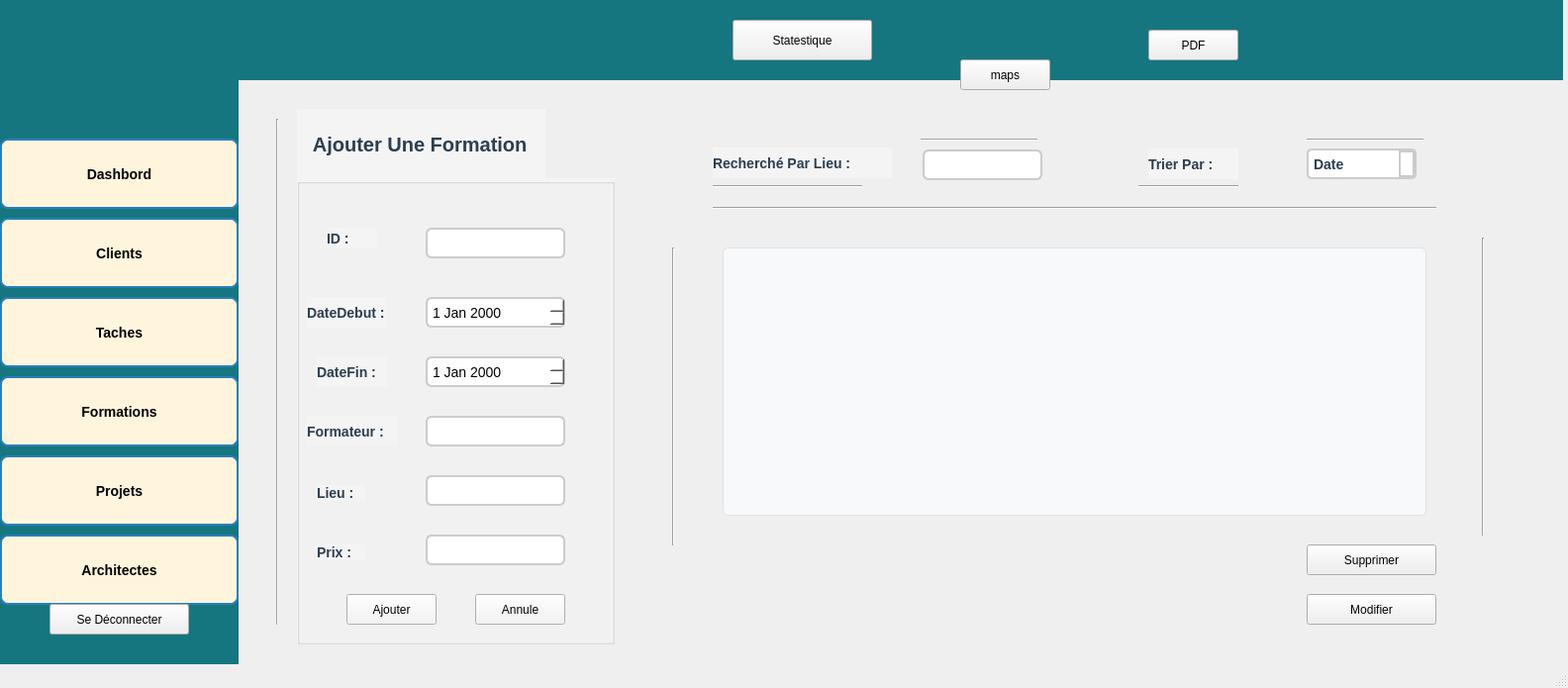
<?xml version="1.0" encoding="UTF-8"?>
<ui version="4.0">
 <class>MainWindow</class>
 <widget class="QMainWindow" name="MainWindow">
  <property name="geometry">
   <rect>
    <x>0</x>
    <y>0</y>
    <width>1584</width>
    <height>695</height>
   </rect>
  </property>
  <property name="windowTitle">
   <string>MainWindow</string>
  </property>
  <property name="styleSheet">
   <string notr="true"/>
  </property>
  <widget class="QWidget" name="centralwidget">
   <widget class="QLabel" name="label">
    <property name="geometry">
     <rect>
      <x>-2</x>
      <y>0</y>
      <width>1581</width>
      <height>81</height>
     </rect>
    </property>
    <property name="styleSheet">
     <string notr="true">background-color: rgb(21, 118, 127);</string>
    </property>
    <property name="text">
     <string/>
    </property>
   </widget>
   <widget class="QLabel" name="label_2">
    <property name="geometry">
     <rect>
      <x>0</x>
      <y>80</y>
      <width>241</width>
      <height>591</height>
     </rect>
    </property>
    <property name="styleSheet">
     <string notr="true">background-color: rgb(21, 118, 127);</string>
    </property>
    <property name="text">
     <string/>
    </property>
   </widget>
   <widget class="QLabel" name="label_3">
    <property name="geometry">
     <rect>
      <x>-170</x>
      <y>-110</y>
      <width>581</width>
      <height>341</height>
     </rect>
    </property>
    <property name="styleSheet">
     <string notr="true">image: url(:/res/10.jpeg);
image: url(:/res/989.png);</string>
    </property>
    <property name="text">
     <string/>
    </property>
   </widget>
   <widget class="QPushButton" name="pushButton_2">
    <property name="geometry">
     <rect>
      <x>0</x>
      <y>220</y>
      <width>241</width>
      <height>71</height>
     </rect>
    </property>
    <property name="styleSheet">
     <string notr="true">QPushButton {
   background-color: rgb(255, 245, 221);
    color: Black;
    font-size: 14px;
    font-weight: bold;
    border: 2px solid #2980b9;
    border-radius: 8px;
    padding: 8px 15px;
    transition: all 0.3s ease-in-out;
}

QPushButton:hover {
    background-color: #2980b9; /* Bleu plus foncé au survol */
    border: 2px solid #1f618d;
}

QPushButton:pressed {
    background-color: #1f618d; /* Bleu encore plus foncé au clic */
    border: 2px solid #154360;
}


</string>
    </property>
    <property name="text">
     <string>Clients</string>
    </property>
   </widget>
   <widget class="QPushButton" name="pushButton_3">
    <property name="geometry">
     <rect>
      <x>0</x>
      <y>300</y>
      <width>241</width>
      <height>71</height>
     </rect>
    </property>
    <property name="styleSheet">
     <string notr="true">QPushButton {
   background-color: rgb(255, 245, 221);
    color: Black;
    font-size: 14px;
    font-weight: bold;
    border: 2px solid #2980b9;
    border-radius: 8px;
    padding: 8px 15px;
    transition: all 0.3s ease-in-out;
}

QPushButton:hover {
    background-color: #2980b9; /* Bleu plus foncé au survol */
    border: 2px solid #1f618d;
}

QPushButton:pressed {
    background-color: #1f618d; /* Bleu encore plus foncé au clic */
    border: 2px solid #154360;
}


</string>
    </property>
    <property name="text">
     <string>Taches</string>
    </property>
   </widget>
   <widget class="QPushButton" name="pushButton_4">
    <property name="geometry">
     <rect>
      <x>0</x>
      <y>380</y>
      <width>241</width>
      <height>71</height>
     </rect>
    </property>
    <property name="styleSheet">
     <string notr="true">QPushButton {
   background-color: rgb(255, 245, 221);
    color: Black;
    font-size: 14px;
    font-weight: bold;
    border: 2px solid #2980b9;
    border-radius: 8px;
    padding: 8px 15px;
    transition: all 0.3s ease-in-out;
}

QPushButton:hover {
    background-color: #2980b9; /* Bleu plus foncé au survol */
    border: 2px solid #1f618d;
}

QPushButton:pressed {
    background-color: #1f618d; /* Bleu encore plus foncé au clic */
    border: 2px solid #154360;
}


</string>
    </property>
    <property name="text">
     <string>Formations</string>
    </property>
   </widget>
   <widget class="QPushButton" name="pushButton_5">
    <property name="geometry">
     <rect>
      <x>0</x>
      <y>460</y>
      <width>241</width>
      <height>71</height>
     </rect>
    </property>
    <property name="styleSheet">
     <string notr="true">QPushButton {
   background-color: rgb(255, 245, 221);
    color: Black;
    font-size: 14px;
    font-weight: bold;
    border: 2px solid #2980b9;
    border-radius: 8px;
    padding: 8px 15px;
    transition: all 0.3s ease-in-out;
}

QPushButton:hover {
    background-color: #2980b9; /* Bleu plus foncé au survol */
    border: 2px solid #1f618d;
}

QPushButton:pressed {
    background-color: #1f618d; /* Bleu encore plus foncé au clic */
    border: 2px solid #154360;
}


</string>
    </property>
    <property name="text">
     <string>Projets</string>
    </property>
   </widget>
   <widget class="QGroupBox" name="groupBox">
    <property name="geometry">
     <rect>
      <x>300</x>
      <y>180</y>
      <width>321</width>
      <height>471</height>
     </rect>
    </property>
    <property name="styleSheet">
     <string notr="true">/* Style du formulaire */
QWidget {
    background-color: #f4f4f4; /* Fond gris clair moderne */
}

/* Style des champs de saisie (ID, Formateur, Lieu, etc.) */
QLineEdit {
    background-color: white;
    border: 2px solid #cccccc;
    border-radius: 6px;
    padding: 5px;
    font-size: 14px;
}

QLineEdit:focus {
    border: 2px solid #3498db; /* Bleu moderne au focus */
}

/* Style des DateEdit */
QDateEdit {
    background-color: white;
    border: 2px solid #cccccc;
    border-radius: 6px;
    padding: 3px;
    font-size: 14px;
}

QDateEdit::drop-down {
    border: none;
}

/* Style du QSlider (Prix) */
QSlider::groove:horizontal {
    background: #ddd;
    height: 6px;
    border-radius: 3px;
}

QSlider::handle:horizontal {
    background: #3498db;
    width: 14px;
    height: 14px;
    border-radius: 7px;
    margin: -4px 0;
}

/* Style des labels */
QLabel {
    font-size: 14px;
    font-weight: bold;
    color: #2c3e50; /* Gris foncé pour un effet pro */
}
</string>
    </property>
    <property name="title">
     <string/>
    </property>
    <widget class="QLabel" name="label_4">
     <property name="geometry">
      <rect>
       <x>30</x>
       <y>50</y>
       <width>51</width>
       <height>21</height>
      </rect>
     </property>
     <property name="text">
      <string>ID :</string>
     </property>
    </widget>
    <widget class="QLabel" name="label_5">
     <property name="geometry">
      <rect>
       <x>10</x>
       <y>120</y>
       <width>81</width>
       <height>31</height>
      </rect>
     </property>
     <property name="text">
      <string>DateDebut :</string>
     </property>
    </widget>
    <widget class="QLabel" name="label_6">
     <property name="geometry">
      <rect>
       <x>20</x>
       <y>370</y>
       <width>49</width>
       <height>16</height>
      </rect>
     </property>
     <property name="text">
      <string>Prix :</string>
     </property>
    </widget>
    <widget class="QLabel" name="label_7">
     <property name="geometry">
      <rect>
       <x>20</x>
       <y>310</y>
       <width>49</width>
       <height>16</height>
      </rect>
     </property>
     <property name="text">
      <string>Lieu :</string>
     </property>
    </widget>
    <widget class="QLabel" name="label_8">
     <property name="geometry">
      <rect>
       <x>20</x>
       <y>180</y>
       <width>71</width>
       <height>31</height>
      </rect>
     </property>
     <property name="text">
      <string>DateFin :</string>
     </property>
    </widget>
    <widget class="QLabel" name="label_9">
     <property name="geometry">
      <rect>
       <x>10</x>
       <y>240</y>
       <width>91</width>
       <height>31</height>
      </rect>
     </property>
     <property name="text">
      <string>Formateur :</string>
     </property>
    </widget>
    <widget class="QLineEdit" name="lineEdit_id">
     <property name="geometry">
      <rect>
       <x>130</x>
       <y>50</y>
       <width>141</width>
       <height>31</height>
      </rect>
     </property>
    </widget>
    <widget class="QLineEdit" name="lineEdit_formateur">
     <property name="geometry">
      <rect>
       <x>130</x>
       <y>240</y>
       <width>141</width>
       <height>31</height>
      </rect>
     </property>
    </widget>
    <widget class="QLineEdit" name="lineEdit_lieu">
     <property name="geometry">
      <rect>
       <x>130</x>
       <y>300</y>
       <width>141</width>
       <height>31</height>
      </rect>
     </property>
    </widget>
    <widget class="QDateEdit" name="lineEdit_dateFin">
     <property name="geometry">
      <rect>
       <x>130</x>
       <y>180</y>
       <width>141</width>
       <height>31</height>
      </rect>
     </property>
    </widget>
    <widget class="QDateEdit" name="lineEdit_dateDebut">
     <property name="geometry">
      <rect>
       <x>130</x>
       <y>120</y>
       <width>141</width>
       <height>31</height>
      </rect>
     </property>
    </widget>
    <widget class="QPushButton" name="btnAjouter">
     <property name="geometry">
      <rect>
       <x>50</x>
       <y>420</y>
       <width>91</width>
       <height>31</height>
      </rect>
     </property>
     <property name="styleSheet">
      <string notr="true">#btnAjouter {
   background-color: rgb(21, 118, 127);
    color: white;
    font-size: 14px;
    font-weight: bold;
    border: 2px solid #219150;
    border-radius: 8px;
    padding: 8px 15px;
    transition: all 0.3s ease-in-out;QPushButton {
    background-color: #27ae60; /* Vert moderne */
    color: white;
    font-size: 14px;
    font-weight: bold;
    border: 2px solid #219150;
    border-radius: 8px;
    padding: 8px 15px;
    transition: all 0.3s ease-in-out;
}

/* Effet au survol */
QPushButton:hover {
    background-color: #219150;
    border: 2px solid #1e8449;
}

/* Effet au clic */
QPushButton:pressed {
    background-color: #1e8449;
    border: 2px solid #166735;
}

}

/* Effet au survol */
#btnAjouter:hover {
    background-color: #219150; /* Vert plus foncé */
    border: 2px solid #1e8449;
}

/* Effet au clic */
#btnAjouter:pressed {
    background-color: #1e8449; /* Vert encore plus foncé */
    border: 2px solid #166735;
}
</string>
     </property>
     <property name="text">
      <string>Ajouter</string>
     </property>
    </widget>
    <widget class="QPushButton" name="btnAj">
     <property name="geometry">
      <rect>
       <x>180</x>
       <y>420</y>
       <width>91</width>
       <height>31</height>
      </rect>
     </property>
     <property name="styleSheet">
      <string notr="true">#btnAj {
   background-color: rgb(21, 118, 127);
    color: white;
    font-size: 14px;
    font-weight: bold;
    border: 2px solid #219150;
    border-radius: 8px;
    padding: 8px 15px;
    transition: all 0.3s ease-in-out;QPushButton {
    background-color: #27ae60; /* Vert moderne */
    color: white;
    font-size: 14px;
    font-weight: bold;
    border: 2px solid #219150;
    border-radius: 8px;
    padding: 8px 15px;
    transition: all 0.3s ease-in-out;
}

/* Effet au survol */
QPushButton:hover {
    background-color: #ff0000;
    border: 2px solid #1e8449;
}

/* Effet au clic */
QPushButton:pressed {
    background-color: #1e8449;
    border: 2px solid #166735;
}

}

/* Effet au survol */
#btnAjr:hover {
    background-color: #219150; /* Vert plus foncé */
    border: 2px solid #1e8449;
}

/* Effet au clic */
#btnAj:pressed {
    background-color: #1e8449; /* Vert encore plus foncé */
    border: 2px solid #166735;
}
</string>
     </property>
     <property name="text">
      <string>Annule</string>
     </property>
    </widget>
    <widget class="QLineEdit" name="lineEdit_prix">
     <property name="geometry">
      <rect>
       <x>130</x>
       <y>360</y>
       <width>141</width>
       <height>31</height>
      </rect>
     </property>
    </widget>
   </widget>
   <widget class="QLabel" name="label_10">
    <property name="geometry">
     <rect>
      <x>1450</x>
      <y>10</y>
      <width>91</width>
      <height>51</height>
     </rect>
    </property>
    <property name="styleSheet">
     <string notr="true">image: url(:/res/98.png);</string>
    </property>
    <property name="text">
     <string/>
    </property>
   </widget>
   <widget class="QPushButton" name="pushButton_6">
    <property name="geometry">
     <rect>
      <x>0</x>
      <y>140</y>
      <width>241</width>
      <height>71</height>
     </rect>
    </property>
    <property name="styleSheet">
     <string notr="true">QPushButton {
   background-color: rgb(255, 245, 221);
    color: Black;
    font-size: 14px;
    font-weight: bold;
    border: 2px solid #2980b9;
    border-radius: 8px;
    padding: 8px 15px;
    transition: all 0.3s ease-in-out;
}

QPushButton:hover {
    background-color: #2980b9; /* Bleu plus foncé au survol */
    border: 2px solid #1f618d;
}

QPushButton:pressed {
    background-color: #1f618d; /* Bleu encore plus foncé au clic */
    border: 2px solid #154360;
}


</string>
    </property>
    <property name="text">
     <string>Dashbord</string>
    </property>
   </widget>
   <widget class="QLabel" name="label_12">
    <property name="geometry">
     <rect>
      <x>20</x>
      <y>400</y>
      <width>31</width>
      <height>31</height>
     </rect>
    </property>
    <property name="styleSheet">
     <string notr="true">
border-image: url(:/res/12214354.png);</string>
    </property>
    <property name="text">
     <string/>
    </property>
   </widget>
   <widget class="QLabel" name="label_11">
    <property name="geometry">
     <rect>
      <x>10</x>
      <y>240</y>
      <width>41</width>
      <height>31</height>
     </rect>
    </property>
    <property name="styleSheet">
     <string notr="true">image: url(:/res/7891470.png);</string>
    </property>
    <property name="text">
     <string/>
    </property>
   </widget>
   <widget class="QLabel" name="label_13">
    <property name="geometry">
     <rect>
      <x>10</x>
      <y>320</y>
      <width>41</width>
      <height>31</height>
     </rect>
    </property>
    <property name="styleSheet">
     <string notr="true">image: url(:/res/33.png);</string>
    </property>
    <property name="text">
     <string/>
    </property>
   </widget>
   <widget class="QLabel" name="label_14">
    <property name="geometry">
     <rect>
      <x>20</x>
      <y>480</y>
      <width>41</width>
      <height>31</height>
     </rect>
    </property>
    <property name="styleSheet">
     <string notr="true">image: url(:/res/2942499.png);</string>
    </property>
    <property name="text">
     <string/>
    </property>
   </widget>
   <widget class="QLabel" name="label_15">
    <property name="geometry">
     <rect>
      <x>10</x>
      <y>160</y>
      <width>41</width>
      <height>31</height>
     </rect>
    </property>
    <property name="styleSheet">
     <string notr="true">image: url(:/res/16854774.png);</string>
    </property>
    <property name="text">
     <string/>
    </property>
   </widget>
   <widget class="QLabel" name="label_16">
    <property name="geometry">
     <rect>
      <x>720</x>
      <y>149</y>
      <width>181</width>
      <height>31</height>
     </rect>
    </property>
    <property name="styleSheet">
     <string notr="true">/* Style du formulaire */
QWidget {
    background-color: #f4f4f4; /* Fond gris clair moderne */
}

/* Style des champs de saisie (ID, Formateur, Lieu, etc.) */
QLineEdit {
    background-color: white;
    border: 2px solid #cccccc;
    border-radius: 6px;
    padding: 5px;
    font-size: 14px;
}

QLineEdit:focus {
    border: 2px solid #3498db; /* Bleu moderne au focus */
}

/* Style des DateEdit */
QDateEdit {
    background-color: white;
    border: 2px solid #cccccc;
    border-radius: 6px;
    padding: 3px;
    font-size: 14px;
}

QDateEdit::drop-down {
    border: none;
}

/* Style du QSlider (Prix) */
QSlider::groove:horizontal {
    background: #ddd;
    height: 6px;
    border-radius: 3px;
}

QSlider::handle:horizontal {
    background: #3498db;
    width: 14px;
    height: 14px;
    border-radius: 7px;
    margin: -4px 0;
}

/* Style des labels */
QLabel {
    font-size: 14px;
    font-weight: bold;
    color: #2c3e50; /* Gris foncé pour un effet pro */
}
</string>
    </property>
    <property name="text">
     <string>Recherché Par Lieu :</string>
    </property>
   </widget>
   <widget class="QLineEdit" name="lineEdit_4">
    <property name="geometry">
     <rect>
      <x>932</x>
      <y>151</y>
      <width>121</width>
      <height>31</height>
     </rect>
    </property>
    <property name="styleSheet">
     <string notr="true">QLineEdit {
    background-color: white;
    border: 2px solid #cccccc;
    border-radius: 6px;
    padding: 5px;
    font-size: 14px;
}

QLineEdit:focus {
    border: 2px solid #3498db; /* Bleu moderne au focus */
}

/* Style des DateEdit */
QDateEdit {
    background-color: white;
    border: 2px solid #cccccc;
    border-radius: 6px;
    padding: 3px;
    font-size: 14px;
}

QDateEdit::drop-down {
    border: none;
}
</string>
    </property>
   </widget>
   <widget class="QLabel" name="label_17">
    <property name="geometry">
     <rect>
      <x>1160</x>
      <y>150</y>
      <width>91</width>
      <height>31</height>
     </rect>
    </property>
    <property name="styleSheet">
     <string notr="true">/* Style du formulaire */
QWidget {
    background-color: #f4f4f4; /* Fond gris clair moderne */
}

/* Style des champs de saisie (ID, Formateur, Lieu, etc.) */
QLineEdit {
    background-color: white;
    border: 2px solid #cccccc;
    border-radius: 6px;
    padding: 5px;
    font-size: 14px;
}

QLineEdit:focus {
    border: 2px solid #3498db; /* Bleu moderne au focus */
}

/* Style des DateEdit */
QDateEdit {
    background-color: white;
    border: 2px solid #cccccc;
    border-radius: 6px;
    padding: 3px;
    font-size: 14px;
}

QDateEdit::drop-down {
    border: none;
}

/* Style du QSlider (Prix) */
QSlider::groove:horizontal {
    background: #ddd;
    height: 6px;
    border-radius: 3px;
}

QSlider::handle:horizontal {
    background: #3498db;
    width: 14px;
    height: 14px;
    border-radius: 7px;
    margin: -4px 0;
}

/* Style des labels */
QLabel {
    font-size: 14px;
    font-weight: bold;
    color: #2c3e50; /* Gris foncé pour un effet pro */
}
</string>
    </property>
    <property name="text">
     <string>Trier Par :</string>
    </property>
   </widget>
   <widget class="QComboBox" name="select">
    <property name="geometry">
     <rect>
      <x>1320</x>
      <y>150</y>
      <width>111</width>
      <height>31</height>
     </rect>
    </property>
    <property name="styleSheet">
     <string notr="true">QComboBox {
      border: 2px solid #3498db; /* Bleu moderne au focus */

        border: 2px solid #cccccc;

    border-radius: 5px; /* Coins arrondis */
    padding: 5px;
font-size: 14px;
    font-weight: bold;
    color: #2c3e50; /* Gris foncé pour un effet pro */
}

QComboBox:hover {
        border: 2px solid #cccccc;

}

QComboBox::drop-down {
    border: none;
     border: 2px solid #cccccc;

}
</string>
    </property>
    <item>
     <property name="text">
      <string>Date</string>
     </property>
    </item>
    <item>
     <property name="text">
      <string>Prix</string>
     </property>
    </item>
   </widget>
   <widget class="QLabel" name="label_18">
    <property name="geometry">
     <rect>
      <x>1100</x>
      <y>30</y>
      <width>31</width>
      <height>31</height>
     </rect>
    </property>
    <property name="styleSheet">
     <string notr="true">image: url(:/res/66.png);
image: url(:/res/55.png);</string>
    </property>
    <property name="text">
     <string/>
    </property>
   </widget>
   <widget class="QLabel" name="label_19">
    <property name="geometry">
     <rect>
      <x>690</x>
      <y>20</y>
      <width>51</width>
      <height>41</height>
     </rect>
    </property>
    <property name="styleSheet">
     <string notr="true">image: url(:/res/3309927.png);</string>
    </property>
    <property name="text">
     <string/>
    </property>
   </widget>
   <widget class="QLabel" name="label_20">
    <property name="geometry">
     <rect>
      <x>300</x>
      <y>110</y>
      <width>251</width>
      <height>71</height>
     </rect>
    </property>
    <property name="styleSheet">
     <string notr="true">/* Style du formulaire */
QWidget {
    background-color: #f4f4f4; /* Fond gris clair moderne */
}

/* Style des champs de saisie (ID, Formateur, Lieu, etc.) */
QLineEdit {
    background-color: white;
    border: 2px solid #cccccc;
    border-radius: 6px;
    padding: 5px;
    font-size: 14px;
}

QLineEdit:focus {
    border: 2px solid #3498db; /* Bleu moderne au focus */
}

/* Style des DateEdit */
QDateEdit {
    background-color: white;
    border: 2px solid #cccccc;
    border-radius: 6px;
    padding: 3px;
    font-size: 14px;
}

QDateEdit::drop-down {
    border: none;
}

/* Style du QSlider (Prix) */
QSlider::groove:horizontal {
    background: #ddd;
    height: 6px;
    border-radius: 3px;
}

QSlider::handle:horizontal {
    background: #3498db;
    width: 14px;
    height: 14px;
    border-radius: 7px;
    margin: -4px 0;
}

/* Style des labels */
QLabel {
    font-size: 20px;
    font-weight: bold;
    color: #2c3e50; /* Gris foncé pour un effet pro */
}
</string>
    </property>
    <property name="text">
     <string>   Ajouter Une Formation</string>
    </property>
   </widget>
   <widget class="QPushButton" name="btnPdf">
    <property name="geometry">
     <rect>
      <x>1160</x>
      <y>30</y>
      <width>91</width>
      <height>31</height>
     </rect>
    </property>
    <property name="styleSheet">
     <string notr="true">#btnPdf {
   background-color: rgb(21, 118, 127);
    color: white;
    font-size: 14px;
    font-weight: bold;
    border: 2px solid #219150;
    border-radius: 8px;
    padding: 8px 15px;
    transition: all 0.3s ease-in-out;QPushButton {
    background-color: #27ae60; /* Vert moderne */
    color: white;
    font-size: 14px;
    font-weight: bold;
    border: 2px solid #219150;
    border-radius: 8px;
    padding: 8px 15px;
    transition: all 0.3s ease-in-out;
}

/* Effet au survol */
QPushButton:hover {
    background-color: #219150;
    border: 2px solid #1e8449;
}

/* Effet au clic */
QPushButton:pressed {
    background-color: #1e8449;
    border: 2px solid #166735;
}

}

/* Effet au survol */
#btnPdf:hover {
    background-color: #219150; /* Vert plus foncé */
    border: 2px solid #1e8449;
}

/* Effet au clic */
#btnPdf:pressed {
    background-color: #1e8449; /* Vert encore plus foncé */
    border: 2px solid #166735;
}
</string>
    </property>
    <property name="text">
     <string>PDF</string>
    </property>
   </widget>
   <widget class="QLabel" name="label_21">
    <property name="geometry">
     <rect>
      <x>550</x>
      <y>110</y>
      <width>71</width>
      <height>71</height>
     </rect>
    </property>
    <property name="styleSheet">
     <string notr="true">image: url(:/res/2481936.png);</string>
    </property>
    <property name="text">
     <string/>
    </property>
   </widget>
   <widget class="Line" name="line">
    <property name="geometry">
     <rect>
      <x>720</x>
      <y>180</y>
      <width>151</width>
      <height>16</height>
     </rect>
    </property>
    <property name="orientation">
     <enum>Qt::Orientation::Horizontal</enum>
    </property>
   </widget>
   <widget class="Line" name="line_2">
    <property name="geometry">
     <rect>
      <x>1150</x>
      <y>180</y>
      <width>101</width>
      <height>16</height>
     </rect>
    </property>
    <property name="orientation">
     <enum>Qt::Orientation::Horizontal</enum>
    </property>
   </widget>
   <widget class="Line" name="line_3">
    <property name="geometry">
     <rect>
      <x>670</x>
      <y>250</y>
      <width>20</width>
      <height>301</height>
     </rect>
    </property>
    <property name="orientation">
     <enum>Qt::Orientation::Vertical</enum>
    </property>
   </widget>
   <widget class="Line" name="line_4">
    <property name="geometry">
     <rect>
      <x>1490</x>
      <y>240</y>
      <width>16</width>
      <height>301</height>
     </rect>
    </property>
    <property name="orientation">
     <enum>Qt::Orientation::Vertical</enum>
    </property>
   </widget>
   <widget class="Line" name="line_5">
    <property name="geometry">
     <rect>
      <x>720</x>
      <y>200</y>
      <width>731</width>
      <height>20</height>
     </rect>
    </property>
    <property name="orientation">
     <enum>Qt::Orientation::Horizontal</enum>
    </property>
   </widget>
   <widget class="Line" name="line_6">
    <property name="geometry">
     <rect>
      <x>930</x>
      <y>140</y>
      <width>118</width>
      <height>3</height>
     </rect>
    </property>
    <property name="orientation">
     <enum>Qt::Orientation::Horizontal</enum>
    </property>
   </widget>
   <widget class="Line" name="line_7">
    <property name="geometry">
     <rect>
      <x>1320</x>
      <y>140</y>
      <width>118</width>
      <height>3</height>
     </rect>
    </property>
    <property name="orientation">
     <enum>Qt::Orientation::Horizontal</enum>
    </property>
   </widget>
   <widget class="Line" name="line_8">
    <property name="geometry">
     <rect>
      <x>270</x>
      <y>120</y>
      <width>20</width>
      <height>511</height>
     </rect>
    </property>
    <property name="orientation">
     <enum>Qt::Orientation::Vertical</enum>
    </property>
   </widget>
   <widget class="QPushButton" name="pushButton_7">
    <property name="geometry">
     <rect>
      <x>0</x>
      <y>540</y>
      <width>241</width>
      <height>71</height>
     </rect>
    </property>
    <property name="styleSheet">
     <string notr="true">QPushButton {
   background-color: rgb(255, 245, 221);
    color: Black;
    font-size: 14px;
    font-weight: bold;
    border: 2px solid #2980b9;
    border-radius: 8px;
    padding: 8px 15px;
    transition: all 0.3s ease-in-out;
}

QPushButton:hover {
    background-color: #2980b9; /* Bleu plus foncé au survol */
    border: 2px solid #1f618d;
}

QPushButton:pressed {
    background-color: #1f618d; /* Bleu encore plus foncé au clic */
    border: 2px solid #154360;
}


</string>
    </property>
    <property name="text">
     <string>Architectes</string>
    </property>
   </widget>
   <widget class="QLabel" name="label_22">
    <property name="geometry">
     <rect>
      <x>20</x>
      <y>560</y>
      <width>31</width>
      <height>31</height>
     </rect>
    </property>
    <property name="styleSheet">
     <string notr="true">image: url(:/res/777.png);</string>
    </property>
    <property name="text">
     <string/>
    </property>
   </widget>
   <widget class="QPushButton" name="afficherStatistiques">
    <property name="geometry">
     <rect>
      <x>740</x>
      <y>20</y>
      <width>141</width>
      <height>41</height>
     </rect>
    </property>
    <property name="styleSheet">
     <string notr="true">#afficherStatistiques {
   background-color: rgb(21, 118, 127);
    color: white;
    font-size: 14px;
    font-weight: bold;
    border: 2px solid #219150;
    border-radius: 8px;
    padding: 8px 15px;
    transition: all 0.3s ease-in-out;QPushButton {
    background-color: #27ae60; /* Vert moderne */
    color: white;
    font-size: 14px;
    font-weight: bold;
    border: 2px solid #219150;
    border-radius: 8px;
    padding: 8px 15px;
    transition: all 0.3s ease-in-out;
}

/* Effet au survol */
QPushButton:hover {
    background-color: #219150;
    border: 2px solid #1e8449;
}

/* Effet au clic */
QPushButton:pressed {
    background-color: #1e8449;
    border: 2px solid #166735;
}

}

/* Effet au survol */
#afficherStatistiques:hover {
    background-color: #219150; /* Vert plus foncé */
    border: 2px solid #1e8449;
}

/* Effet au clic */
#afficherStatistiques:pressed {
    background-color: #1e8449; /* Vert encore plus foncé */
    border: 2px solid #166735;
}
</string>
    </property>
    <property name="text">
     <string>Statestique</string>
    </property>
   </widget>
   <widget class="QPushButton" name="btnAjouter_2">
    <property name="geometry">
     <rect>
      <x>50</x>
      <y>610</y>
      <width>141</width>
      <height>31</height>
     </rect>
    </property>
    <property name="styleSheet">
     <string notr="true">#btnAjouter_2 {
   background-color: rgb(21, 118, 127);
    color: white;
    font-size: 14px;
    font-weight: bold;
    border: 2px solid #219150;
    border-radius: 8px;
    padding: 8px 15px;
    transition: all 0.3s ease-in-out;QPushButton {
    background-color: #27ae60; /* Vert moderne */
    color: white;
    font-size: 14px;
    font-weight: bold;
    border: 2px solid #219150;
    border-radius: 8px;
    padding: 8px 15px;
    transition: all 0.3s ease-in-out;
}

/* Effet au survol */
QPushButton:hover {
    background-color: #219150;
    border: 2px solid #1e8449;
}

/* Effet au clic */
QPushButton:pressed {
    background-color: #1e8449;
    border: 2px solid #166735;
}

}

/* Effet au survol */
#btnAjouter_2:hover {
    background-color: #219150; /* Vert plus foncé */
    border: 2px solid #1e8449;
}

/* Effet au clic */
#btnAjouter_2:pressed {
    background-color: #1e8449; /* Vert encore plus foncé */
    border: 2px solid #166735;
}
</string>
    </property>
    <property name="text">
     <string>Se Déconnecter</string>
    </property>
   </widget>
   <widget class="QPushButton" name="btnAjouter_3">
    <property name="geometry">
     <rect>
      <x>1320</x>
      <y>600</y>
      <width>131</width>
      <height>31</height>
     </rect>
    </property>
    <property name="styleSheet">
     <string notr="true">#btnAjouter_3 {
   background-color: rgb(21, 118, 127);
    color: white;
    font-size: 14px;
    font-weight: bold;
    border: 2px solid #219150;
    border-radius: 8px;
    padding: 8px 15px;
    transition: all 0.3s ease-in-out;QPushButton {
    background-color: #27ae60; /* Vert moderne */
    color: white;
    font-size: 14px;
    font-weight: bold;
    border: 2px solid #219150;
    border-radius: 8px;
    padding: 8px 15px;
    transition: all 0.3s ease-in-out;
}

/* Effet au survol */
QPushButton:hover {
    background-color: #219150;
    border: 2px solid #1e8449;
}

/* Effet au clic */
QPushButton:pressed {
    background-color: #1e8449;
    border: 2px solid #166735;
}

}

/* Effet au survol */
#btnAjouter_3:hover {
    background-color: #219150; /* Vert plus foncé */
    border: 2px solid #1e8449;
}

/* Effet au clic */
#btnAjouter_3:pressed {
    background-color: #1e8449; /* Vert encore plus foncé */
    border: 2px solid #166735;
}
</string>
    </property>
    <property name="text">
     <string>Modifier</string>
    </property>
   </widget>
   <widget class="QPushButton" name="btnSupprimer">
    <property name="geometry">
     <rect>
      <x>1320</x>
      <y>550</y>
      <width>131</width>
      <height>31</height>
     </rect>
    </property>
    <property name="styleSheet">
     <string notr="true">#btnSupprimer {
   background-color: rgb(21, 118, 127);
    color: white;
    font-size: 14px;
    font-weight: bold;
    border: 2px solid #219150;
    border-radius: 8px;
    padding: 8px 15px;
    transition: all 0.3s ease-in-out;QPushButton {
    background-color: #27ae60; /* Vert moderne */
    color: white;
    font-size: 14px;
    font-weight: bold;
    border: 2px solid #219150;
    border-radius: 8px;
    padding: 8px 15px;
    transition: all 0.3s ease-in-out;
}

/* Effet au survol */
QPushButton:hover {
    background-color: #219150;
    border: 2px solid #1e8449;
}

/* Effet au clic */
QPushButton:pressed {
    background-color: #1e8449;
    border: 2px solid #166735;
}

}

/* Effet au survol */
#btnSupprimer:hover {
    background-color: #219150; /* Vert plus foncé */
    border: 2px solid #1e8449;
}

/* Effet au clic */
#btnSupprimer:pressed {
    background-color: #1e8449; /* Vert encore plus foncé */
    border: 2px solid #166735;
}
</string>
    </property>
    <property name="text">
     <string>Supprimer</string>
    </property>
   </widget>
   <widget class="QTableView" name="tableView">
    <property name="geometry">
     <rect>
      <x>730</x>
      <y>250</y>
      <width>711</width>
      <height>271</height>
     </rect>
    </property>
    <property name="styleSheet">
     <string notr="true">QTableView {
    background-color: #f8f9fa; /* Fond général */
    alternate-background-color: #e9ecef; /* Lignes alternées */
    selection-background-color: #007BFF; /* Fond bleu pour la sélection */
    selection-color: white; /* Texte blanc quand sélectionné */
    border: 1px solid #dee2e6; /* Bordure légère */
    gridline-color: #ced4da; /* Grille plus douce */
    font-size: 14px; /* Taille de police plus lisible */
    border-radius: 5px;
}

QHeaderView::section {
background-color: rgb(21, 118, 127);/* Fond bleu pour les en-têtes */
    color: white; /* Texte blanc */
    font-weight: bold;
    padding: 8px;
    border: 1px solid #0056b3;
    border-radius: 3px;
    text-align: center;
    font-size: 14px;
}

QTableView::item {
    padding: 6px;
    border-bottom: 1px solid #ddd;
    transition: background 0.3s ease-in-out; /* Animation douce */
}

QTableView::item:selected {
    background-color: #0056b3;
    color: white;
    font-weight: bold;
}

QTableView::item:hover {
    background-color: #d6e4ff; /* Effet de survol */
}</string>
    </property>
   </widget>
   <widget class="QPushButton" name="maps">
    <property name="geometry">
     <rect>
      <x>970</x>
      <y>60</y>
      <width>91</width>
      <height>31</height>
     </rect>
    </property>
    <property name="styleSheet">
     <string notr="true">#btnPdf {
   background-color: rgb(21, 118, 127);
    color: white;
    font-size: 14px;
    font-weight: bold;
    border: 2px solid #219150;
    border-radius: 8px;
    padding: 8px 15px;
    transition: all 0.3s ease-in-out;QPushButton {
    background-color: #27ae60; /* Vert moderne */
    color: white;
    font-size: 14px;
    font-weight: bold;
    border: 2px solid #219150;
    border-radius: 8px;
    padding: 8px 15px;
    transition: all 0.3s ease-in-out;
}

/* Effet au survol */
QPushButton:hover {
    background-color: #219150;
    border: 2px solid #1e8449;
}

/* Effet au clic */
QPushButton:pressed {
    background-color: #1e8449;
    border: 2px solid #166735;
}

}

/* Effet au survol */
#btnPdf:hover {
    background-color: #219150; /* Vert plus foncé */
    border: 2px solid #1e8449;
}

/* Effet au clic */
#btnPdf:pressed {
    background-color: #1e8449; /* Vert encore plus foncé */
    border: 2px solid #166735;
}
</string>
    </property>
    <property name="text">
     <string>maps</string>
    </property>
   </widget>
  </widget>
  <widget class="QMenuBar" name="menubar">
   <property name="geometry">
    <rect>
     <x>0</x>
     <y>0</y>
     <width>1584</width>
     <height>22</height>
    </rect>
   </property>
  </widget>
  <widget class="QStatusBar" name="statusbar"/>
 </widget>
 <resources/>
 <connections/>
</ui>
